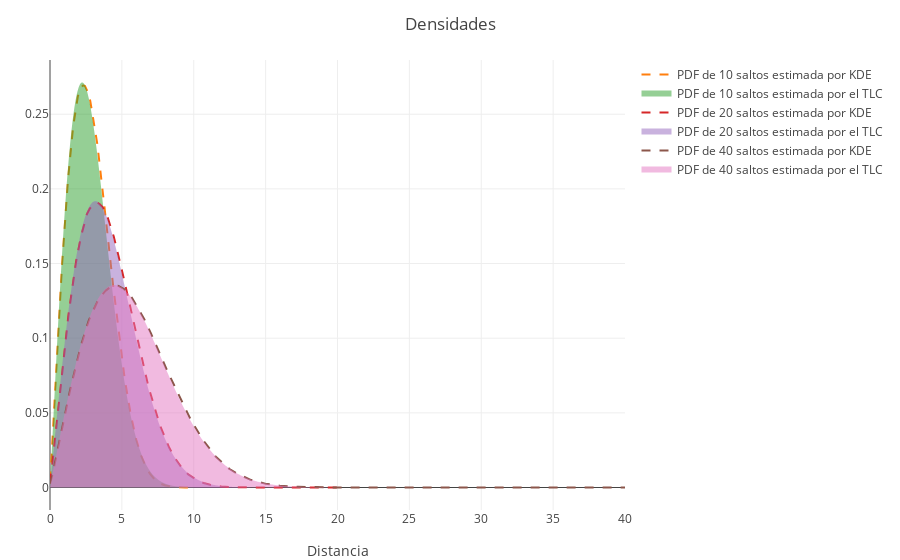

The code cell stored with this chart in its notebook:
### Markdown cell above
La función `p` acepta, como parámetro principal, una lista arbitrariamente grande de enteros, cada uno de ellos definirá una gráfica para la variable aleatoria asociada a ese número de saltos. También posee dos argumentos opcionales: `m=` seguido de un entero, para cambiar el tamaño de la muestra por defecto, y `cdf=1` para indicarle que queremos que grafique distribuciones en vez de densidades.

Además los gráficos son interactivos, pudiéndose apagar alguna de las curvas en la gráfica clickeando sobre su nombre en la leyenda, o pudiéndose hacer zoom sobre algún lugar en particular, etc...

Un ejemplo:

### Code cell
p(10,20,40)

### Figure 1 — Plotly figure (JSON) as saved in the notebook; plotly's stock layout.template omitted (floating-point values rounded to 4 significant figures; data arrays with more than 128 entries replaced by an {"elided": "..."} marker saying what was removed)
{"data": [{"type": "scatter"}, {"line": {"dash": "dash"}, "name": "PDF de 10 saltos estimada por KDE", "type": "scatter", "x": {"elided": "1001 float values"}, "y": {"elided": "1001 float values"}}, {"fill": "tozeroy", "mode": "none", "name": "PDF de 10 saltos estimada por el TLC", "type": "scatter", "x": {"elided": "1001 float values"}, "y": {"elided": "1001 float values"}}, {"line": {"dash": "dash"}, "name": "PDF de 20 saltos estimada por KDE", "type": "scatter", "x": {"elided": "1001 float values"}, "y": {"elided": "1001 float values"}}, {"fill": "tozeroy", "mode": "none", "name": "PDF de 20 saltos estimada por el TLC", "type": "scatter", "x": {"elided": "1001 float values"}, "y": {"elided": "1001 float values"}}, {"line": {"dash": "dash"}, "name": "PDF de 40 saltos estimada por KDE", "type": "scatter", "x": {"elided": "1001 float values"}, "y": {"elided": "1001 float values"}}, {"fill": "tozeroy", "mode": "none", "name": "PDF de 40 saltos estimada por el TLC", "type": "scatter", "x": {"elided": "1001 float values"}, "y": {"elided": "1001 float values"}}], "layout": {"margin": {"b": 50, "l": 50, "r": 50, "t": 60}, "title": "Densidades", "xaxis": {"title": "Distancia"}}}
